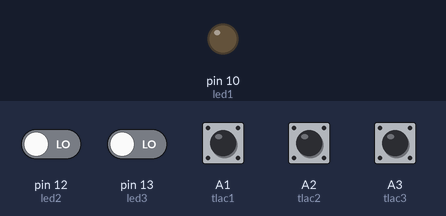
This sketch was run on a simulated Arduino Uno, built with avr-gcc and run on an emulated ATmega328P. Parts: output pins drawn as LEDs (lit = HIGH). Inputs (shaded band) come from the test bench; at power-on: A1 (tlac1), A2 (tlac2), A3 (tlac3) HIGH, pin 12 (led2), pin 13 (led3) LOW.

Above: at 1.2 s.
1.3 s: A1 (tlac1) pulled LOW for 0.15 s
At 2.2 s:
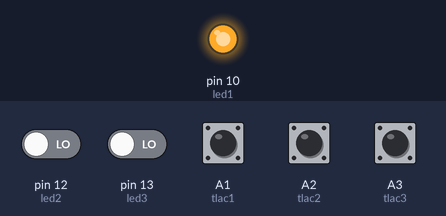
2.9 s: A1 (tlac1) pulled LOW for 1 s
At 4.6 s:
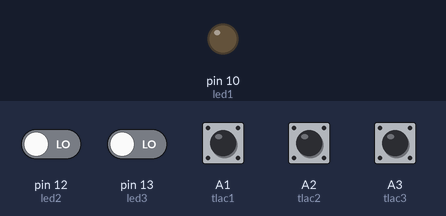
Timing chart, 0 to 6.1 s (numbered marks = the images above; inputs shaded):
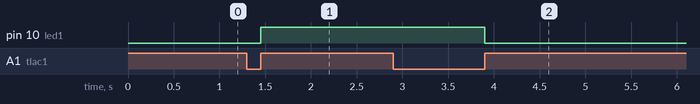

The sketch:

seriove.ino
```cpp
/* Tlacitko a led*/
#define led1 10
#define led2 12
#define led3 13
#define sviti LOW
#define nesviti HIGH
#define tlac1 A1
#define tlac2 A2
#define tlac3 A3

int stav1 = 0;
int pred1;
int stL1;

int stav2 = 0;
int pred2;
int stL2;

int stav3 = 0;
int pred3;
int stL3;
void setup()
{
	pinMode(led1,OUTPUT);
	pinMode(tlac1,INPUT_PULLUP);
}
void loop()
{
	// prvni
	pred1 = stav1;
	stav1 = !digitalRead(tlac1);
	stL1 = digitalRead(led1);

	if(stav1 == 0 && pred1 == 1){
		if(stL1 == 1){
			stL1 = 0;
		}
		else{
			stL1 = 1;
		}
		digitalWrite(led1, stL1);
	}

	// druhe
	pred2 = stav2;
	stav2 = !digitalRead(tlac2);
	stL2 = digitalRead(led2);

	if(stav2 == 0 && pred2 == 1){
		if(stL2 == 1){
			stL2 = 0;
		}
		else{
			stL2 = 1;
		}
		digitalWrite(led2, stL2);
	}

	// treti
	pred3 = stav3;
	stav3 = !digitalRead(tlac3);
	stL3 = digitalRead(led3);

	if(stav3 == 0 && pred3 == 1){
		if(stL3 == 1){
			stL3 = 0;
		}
		else{
			stL3 = 1;
		}
		digitalWrite(led3, stL3);
	}
}
```

Measured:
- after the input at 1.3 s, pin 10 (led1): LOW → HIGH after 0.15 s
- after the input at 2.9 s, pin 10 (led1): HIGH → LOW after 1.0 s
